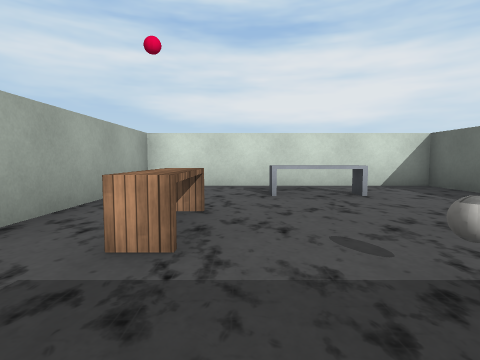
view 1 (above)

17 first-person views from a walk through a 3-D level made in the Unity game engine. The camera is 1.2 m above the floor, tilts 4° down and sees 80° across. Doors are open. The floor is counted in squares, 1.8 m on a side. Each view is taken from the middle of a square. On the plan, view 1 faces up. The plan holds only what a view shows up to about 9 squares ahead; the rest is blank. The player character is not drawn. Some surface patterns are stand-ins.

view 2
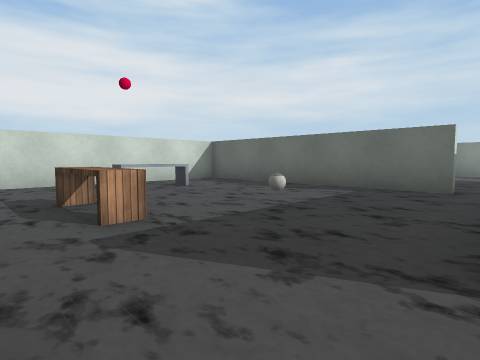

view 3
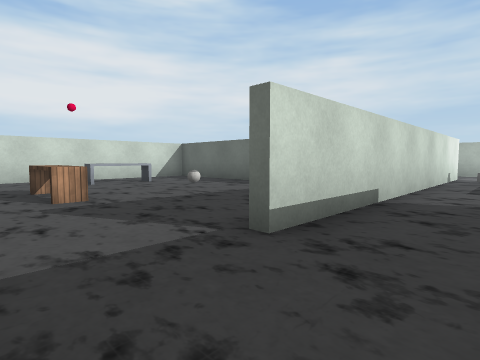

view 4
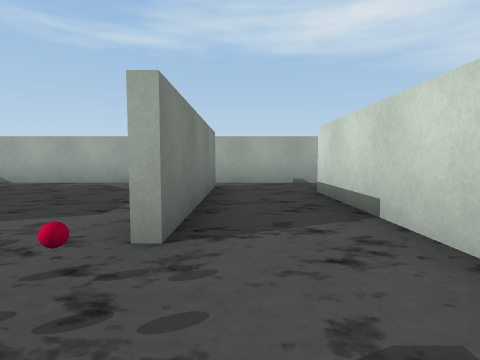

view 5
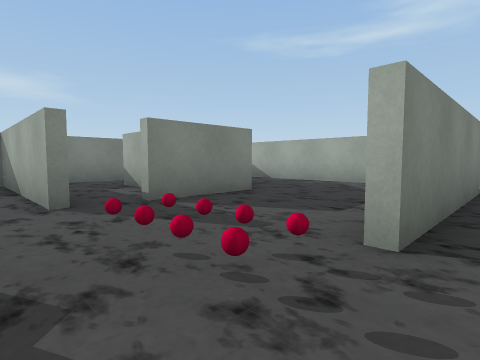

view 6
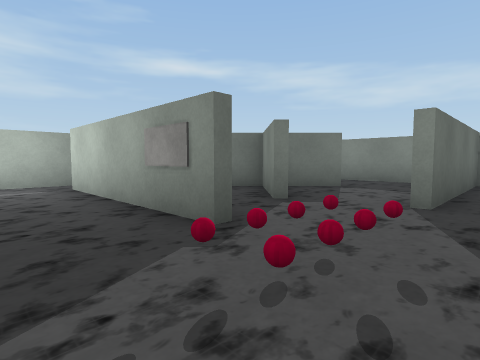

view 7
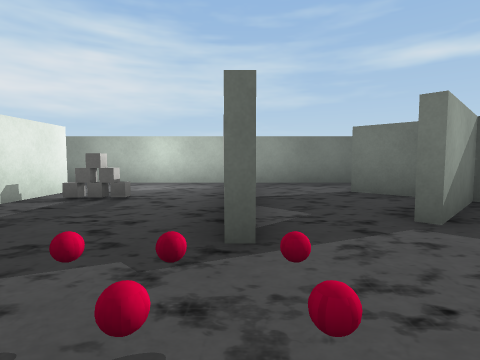

view 8
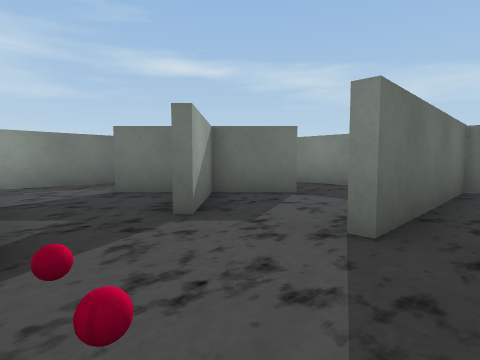

view 9
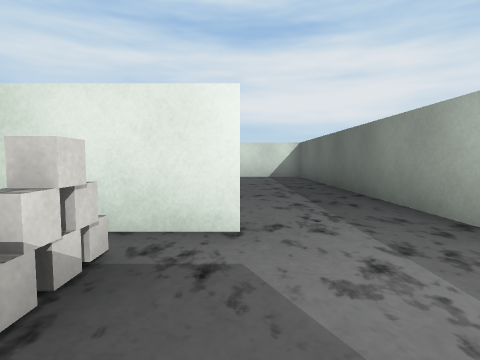

view 10
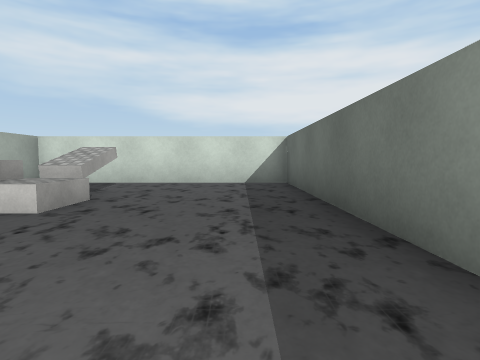

view 11
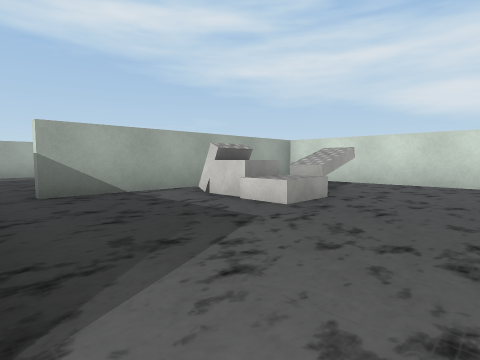

view 12
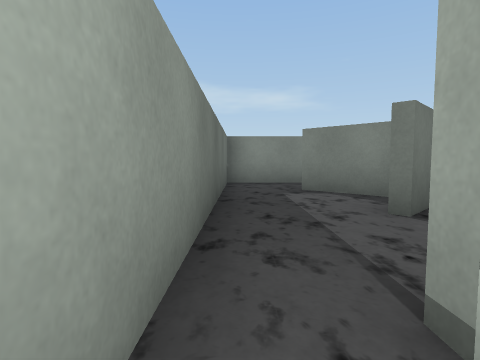

view 13
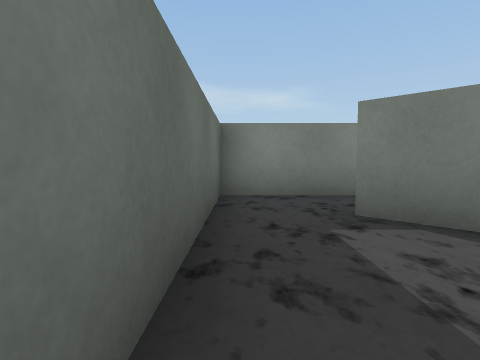

view 14
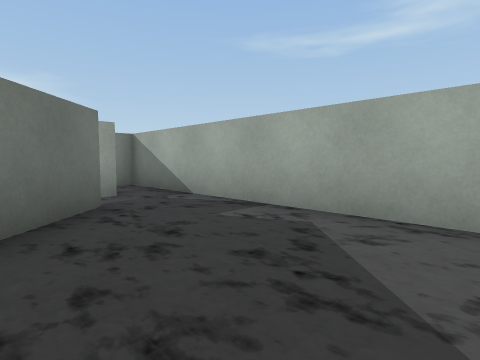

view 15
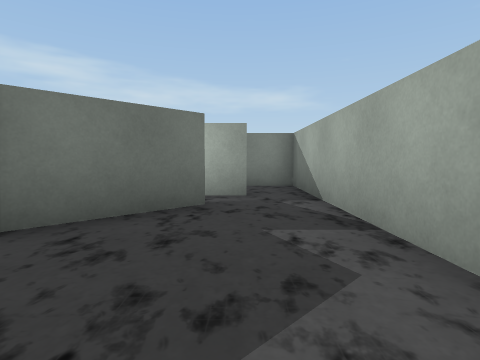

view 16
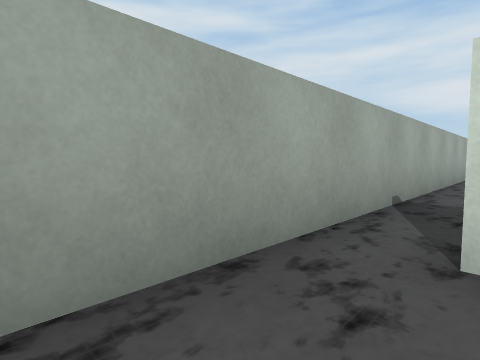

view 17
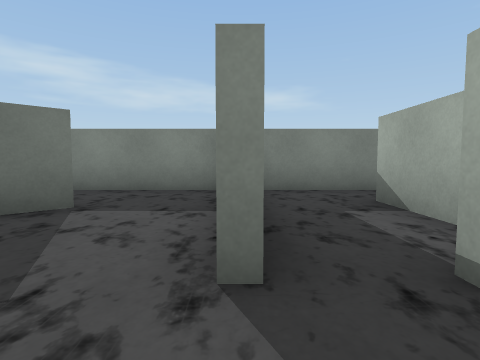

### Floor plan
Points are (right, up) in squares from view 1. A wall is a line through its corners. A room is listed if a view was taken in it or the views show most of it. See-through windows are left out.
Room 1 (views 1, 2)
walls: (4.9, -0.1) (4.9, 7.4) (-2.4, 7.4) (-2.4, -1.5)
ways out: opening at (-1.5, -1) to room 2; gap at (5, 0) to room 2
objects: other object (-1, 2) to (-1, 3); ball (1, 1); other object (1, 6) to (2, 6)
Room 2 (views 3, 4, 5, 6, 7, 8, 9, 10, 11, 12, 14, 15, 16, 17)
walls: (5.1, 3.8) (5.1, 0); (10, -1.4) (0, -1.4); (6.2, -4.9) (11.2, -4.9); (8.2, 5.5) (8.2, 4.4); (-1.2, -3.6) (3.8, -3.6); (12.4, -5.5) (12.4, 7.4) (5.1, 7.4) (5.1, 5.2); (-2.4, -1.5) (-2.4, -8.9); (-0.5, -9.3) (1.3, -7.5) (3.8, -7.5)
ways out: opening at (-1.5, -1) to room 1; gap at (5, 0) to room 1; opening at (7, -6.5) to room 3; opening at (12, -5) to room 3; open door at (4.5, -7.5) to room 3; open door at (-1.5, -9)
objects: other object (5, -4); block (7, 3); block (8, 3) to (8, 4); other object (9, -3)
Room 3 (view 13)
walls: (9.3, -9.1) (10.6, -10.4); (7.3, -10.1) (8.6, -8.8) (6.8, -7); (7.1, -6.9) (8.7, -8.6) (10, -7.3); (5.1, -7.4) (5.1, -12.4) (12.4, -12.4) (12.4, -5.5)
ways out: opening at (7, -6.5) to room 2; opening at (12, -5) to room 2; open door at (4.5, -7.5) to room 2

Where each view was taken, in squares from view 1:
view 1: 0 up, 0 right, facing up
view 2: 1 down, 2 left, facing up-right
view 3: 3 down, 2 left, facing up-right
view 4: 3 down, 6 right, facing left
view 5: 3 down, 6 right, facing down-left
view 6: 3 down, 4 right, facing down-right
view 7: 5 down, 4 right, facing right
view 8: 5 down, 4 right, facing down-right
view 9: 4 down, 10 right, facing up
view 10: 1 down, 11 right, facing up
view 11: 1 down, 11 right, facing up-left
view 12: 4 down, 12 right, facing down
view 13: 7 down, 12 right, facing down
view 14: 5 down, 1 right, facing down-left
view 15: 5 down, 1 left, facing down
view 16: 6 down, 1 left, facing up-left
view 17: 6 down, 5 right, facing down
